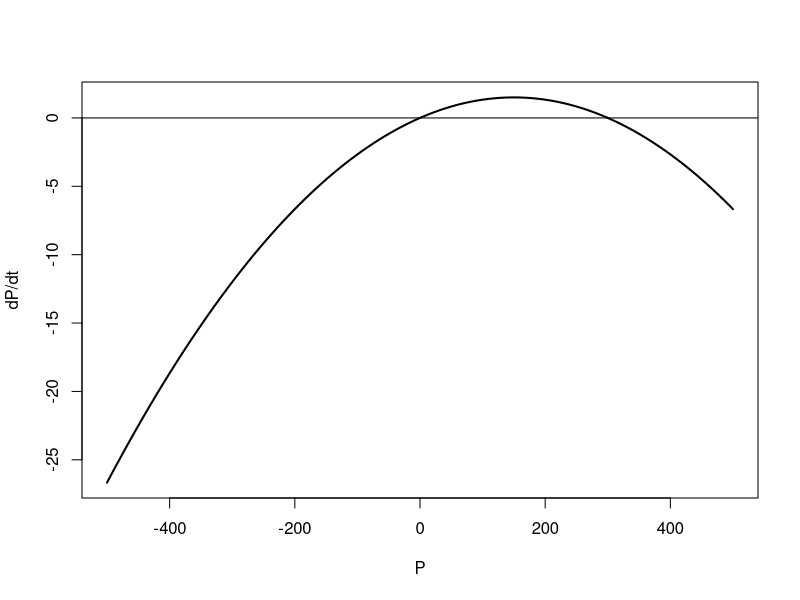
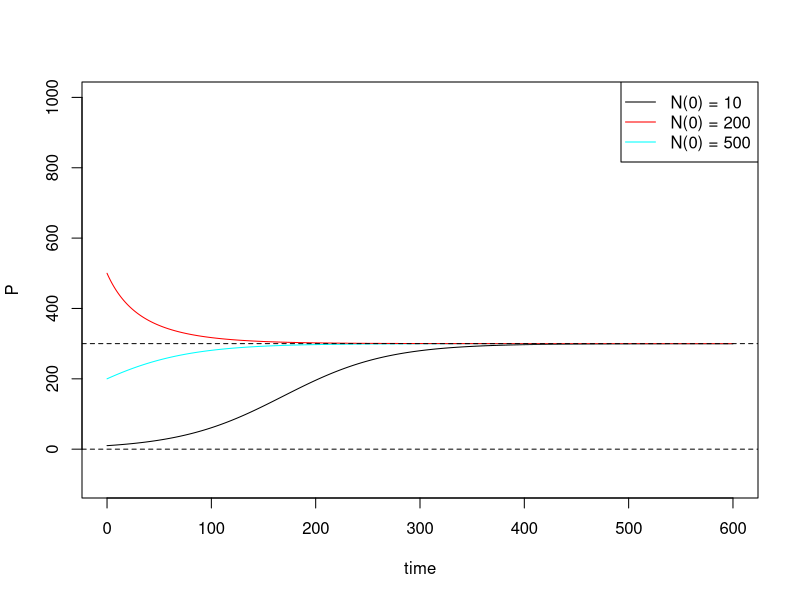
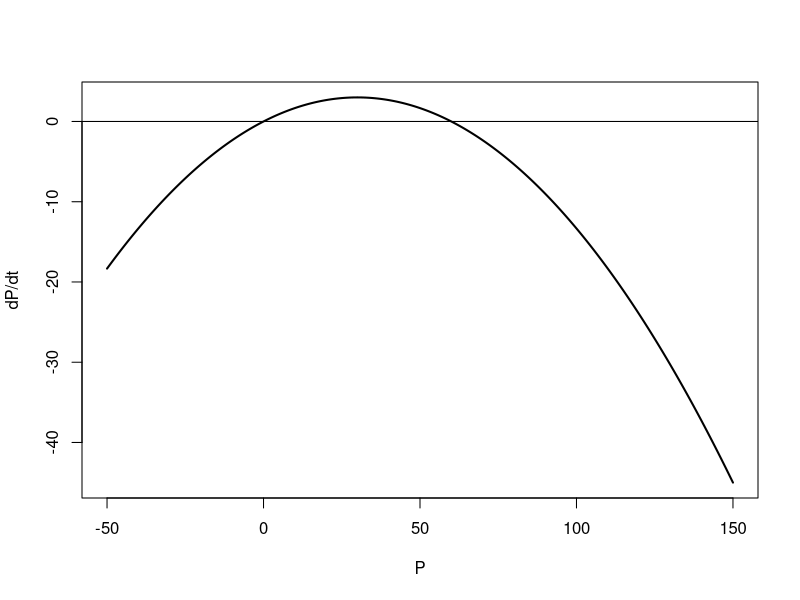
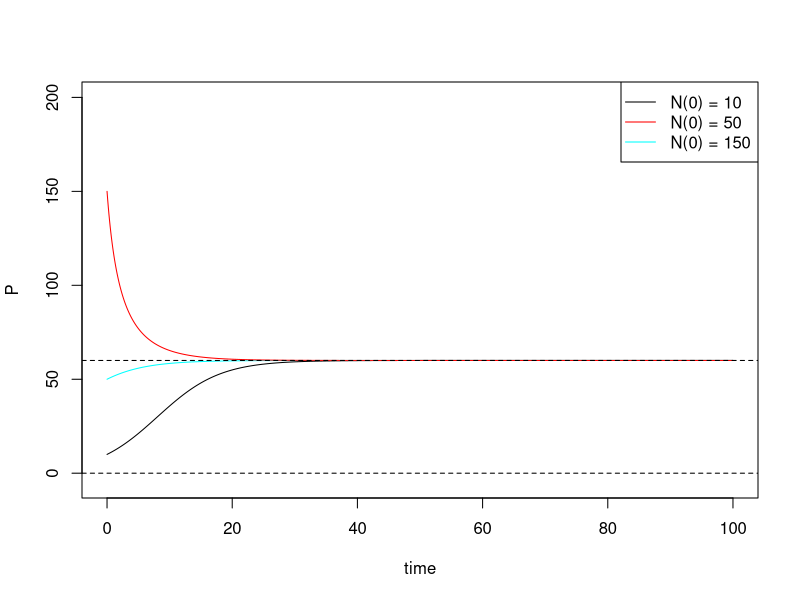
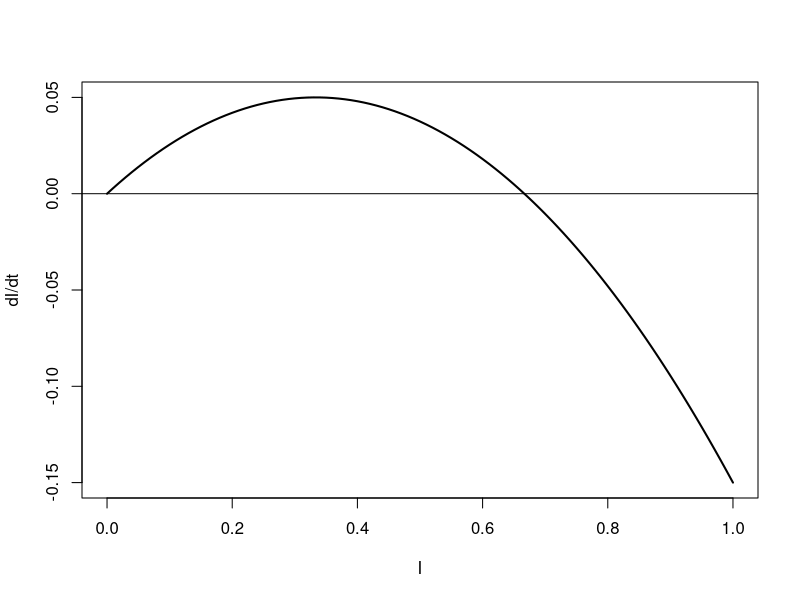
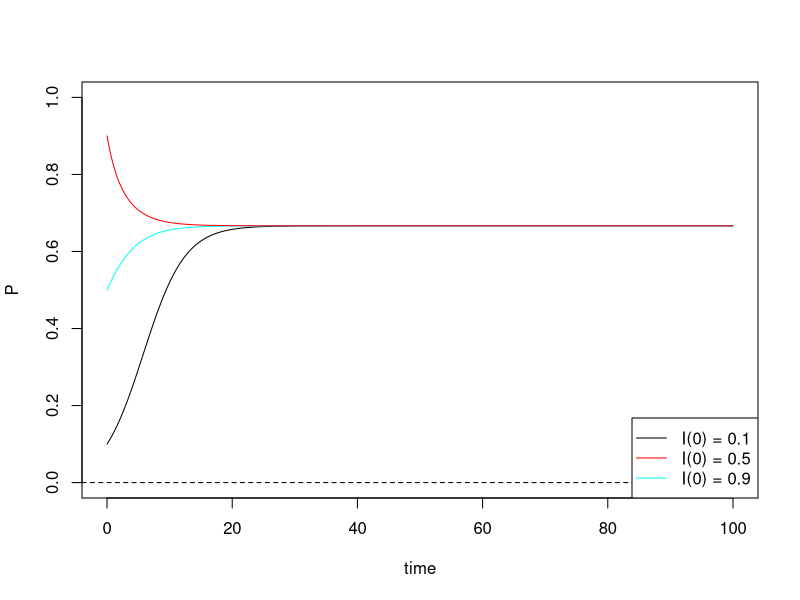
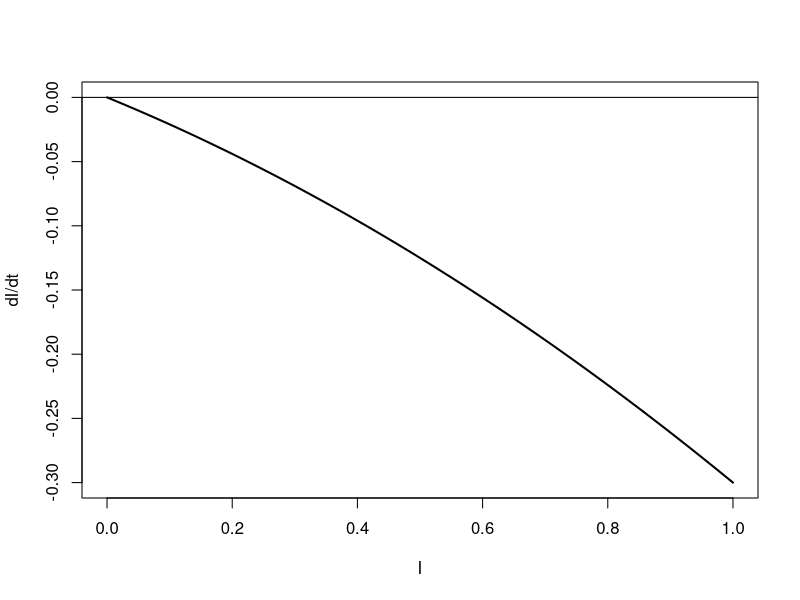
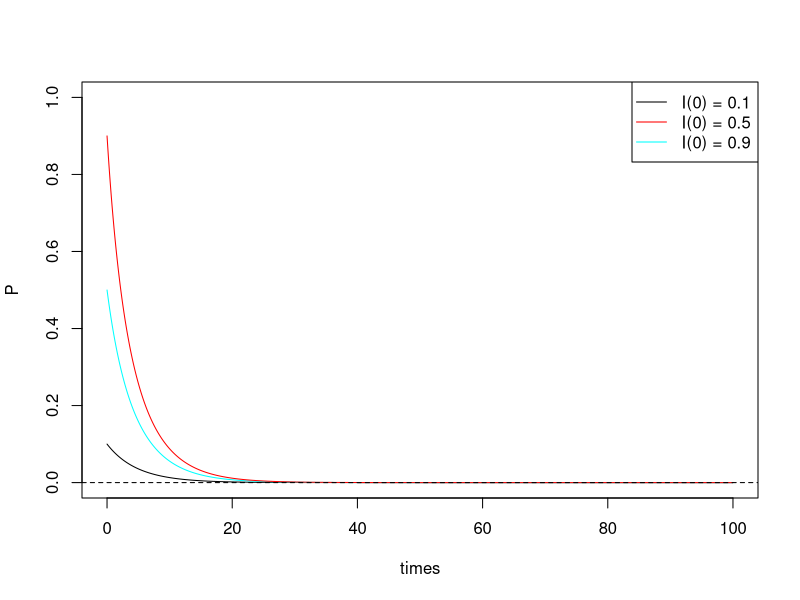

Write R code to recreate these figures, in order.
## ---- chunk 1
library(deSolve)
## ---- chunk 2
pop_funk <- function(t, P, parms){
  r <- parms[1]
  K <- parms[2]
  dPdt <- (r*P)*(1-P/K)
  list(dPdt)
}
r <- 0.02
K <- 300
parms <- c(r, K)
P <- seq(-500, 500, 0.5)
time <- seq(0,10,0.1)
dPdt <- pop_funk(time, P, parms)
plot(P, dPdt[[1]], type = "l", lwd = 2, xlab = "P", ylab = "dP/dt")
abline(0,0)
## ---- chunk 3
times <- seq(0, 600, 0.1)
init <- c(P = 10)
output <- as.data.frame(ode( func = pop_funk, y = init, times = times, parms = parms))
plot(P ~ time, data = output, t = "l", ylim = c(-95, 1000))
init <- c(P = 200)
output <- as.data.frame(ode( func = pop_funk, y = init, times = times, parms = parms))
lines(P ~ time, data = output, ylim = c(-5, 1000), col = "cyan")
init <- c(P = 500)
output <- as.data.frame(ode( func = pop_funk, y = init, times = times, parms = parms))
lines(P ~ time, data = output, col = "red")
abline(300, 0, lty = 2)
abline(0, 0, lty = 2)

legend("topright", col = c("black", "red", "cyan"), legend = c("N(0) = 10", "N(0) = 200", "N(0) = 500" ), lty = 1, pch = NA)
## ---- chunk 4
pop_funk <- function(t, P, parms){
  r <- parms[1]
  K <- parms[2]
  dPdt <- (r*P)*(1-P/K)
  list(dPdt)
}
r <- 0.2
K <- 60
parms <- c(r, K)
P <- seq(-50, 150, 0.5)
time <- seq(0,10,0.1)
dPdt <- pop_funk(time, P, parms)
plot(P, dPdt[[1]], type = "l", lwd = 2, xlab = "P", ylab = "dP/dt")
abline(0,0)
## ---- chunk 5
times <- seq(0, 100, 0.1)
init <- c(P = 10)
output <- as.data.frame(ode( func = pop_funk, y = init, times = times, parms = parms))
plot(P ~ time, data = output, t = "l", ylim = c(-5, 200))
init <- c(P = 50)
output <- as.data.frame(ode( func = pop_funk, y = init, times = times, parms = parms))
lines(P ~ time, data = output, ylim = c(-5, 1000), col = "cyan")
init <- c(P = 150)
output <- as.data.frame(ode( func = pop_funk, y = init, times = times, parms = parms))
lines(P ~ time, data = output, col = "red")
abline(60, 0, lty = 2)
abline(0, 0, lty = 2)

legend("topright", col = c("black", "red", "cyan"), legend = c("N(0) = 10", "N(0) = 50", "N(0) = 150" ), lty = 1, pch = NA)
## ---- chunk 6
pop_funk_2 <- function(t, I, parms){
  b <- parms[1]
  g <- parms[2]
  c <- parms[3]
  dIdt <- (b*I)*(C-I)-(g*I)
  list(dIdt)
}
b <- 0.45
g <- 0.15
C <- 1
parms <- c(b, g, C)
I <- seq(0, 1, 0.01)
time <- seq(0,10,0.1)
dIdt <- pop_funk_2(time, I, parms)
plot(I, dIdt[[1]], type = "l", lwd = 2, xlab = "I", ylab = "dI/dt")
abline(0,0)
## ---- chunk 7
times <- seq(0, 100, 0.1)
init <- c(P = 0.1)
output <- as.data.frame(ode( func = pop_funk_2, y = init, times = times, parms = parms))
plot(P ~ time, data = output, t = "l", ylim = c(0, 1))
init <- c(P = 0.5)
output <- as.data.frame(ode( func = pop_funk_2, y = init, times = times, parms = parms))
lines(P ~ time, data = output, ylim = c(0, 1), col = "cyan")
init <- c(P = 0.9)
output <- as.data.frame(ode( func = pop_funk_2, y = init, times = times, parms = parms))
lines(P ~ time, data = output, col = "red")
abline(0, 0, lty = 2)

legend("bottomright", col = c("black", "red", "cyan"), legend = c("I(0) = 0.1", "I(0) = 0.5", "I(0) = 0.9"), lty = 1, pch = NA)
## ---- chunk 8
pop_funk_2 <- function(t, I, parms){
  b <- parms[1]
  g <- parms[2]
  dIdt <- (b*I)*(1-I)-(g*I)
  list(dIdt)
}
b <- 0.1
g <- 0.3
parms <- c(b, g, C)
I <- seq(0, 1, 0.01)
time <- seq(0,10,0.1)
dIdt <- pop_funk_2(time, I, parms)
plot(I, dIdt[[1]], type = "l", lwd = 2, xlab = "I", ylab = "dI/dt")
abline(0,0)
## ---- chunk 9
times <- seq(0, 100, 0.1)
init <- c(P = 0.1)
output <- as.data.frame(ode( func = pop_funk_2, y = init, times = times, parms = parms))
plot(P ~ times, data = output, t = "l", ylim = c(0, 1))
init <- c(P = 0.5)
output <- as.data.frame(ode( func = pop_funk_2, y = init, times = times, parms = parms))
lines(P ~ times, data = output, ylim = c(0, 1), col = "cyan")
init <- c(P = 0.9)
output <- as.data.frame(ode( func = pop_funk_2, y = init, times = times, parms = parms))
lines(P ~ times, data = output, col = "red")
abline(0, 0, lty = 2)

legend("topright", col = c("black", "red", "cyan"), legend = c("I(0) = 0.1", "I(0) = 0.5", "I(0) = 0.9"), lty = 1, pch = NA)
## ---- chunk 10
b <- 0.1
g <- 0.3
parms <- c(b, g)
times <- seq(0, 200, 0.1)
init <- c(P = 0.9)
output <- as.data.frame(ode(func = pop_funk_2, y = init, times = times, parms = parms))
plot(P ~ times, data = output, t = "l", ylim = c(0, 1), col = "red")


b <- 0.1
g <- 0.2
parms <- c(b, g)

init <- c(P = 0.9)
output <- as.data.frame(ode(func = pop_funk_2, y = init, times = times, parms = parms))
lines(P ~ times, data = output, col = "cyan")


b <- 0.1
g <- 0.1
parms <- c(b, g)
times <- seq(0, 10, 0.1)
init <- c(P = 0.9)
output <- as.data.frame(ode(func = pop_funk_2, y = init, times = times, parms = parms))
lines(P ~ times, data = output, col = "green")


b <- 0.1
g <- 0.05
parms <- c(b, g)
times <- seq(0, 10, 0.1)
init <- c(P = 0.9)
output <- as.data.frame(ode(func = pop_funk_2, y = init, times = times, parms = parms))
lines(P ~ times, data = output, col = "magenta")

legend("topright", legend = c("g = 0.3", "g = 0.2", "g = 0.1", "g = 0.05"), col = c("red", "blue","green", "magenta"), lty=1, pch = NA)
## ---- chunk 11
b <- 0.1
g <- 0.3
parms <- c(b, g)
times <- seq(0, 200, 0.1)
init <- c(P = 0.9)
output <- as.data.frame(ode(func = pop_funk_2, y = init, times = times, parms = parms))
plot(P ~ times, data = output, t = "l", ylim = c(0, 1), col = "red")


b <- 0.2
g <- 0.3
parms <- c(b, g)

init <- c(P = 0.9)
output <- as.data.frame(ode(func = pop_funk_2, y = init, times = times, parms = parms))
lines(P ~ times, data = output, col = "cyan")


b <- 0.4
g <- 0.3
parms <- c(b, g)
times <- seq(0, 200, 0.1)
init <- c(P = 0.9)
output <- as.data.frame(ode(func = pop_funk_2, y = init, times = times, parms = parms))
lines(P ~ times, data = output, col = "green")


b <- 2
g <- 0.3
parms <- c(b, g)
times <- seq(0, 200, 0.1)
init <- c(P = 0.9)
output <- as.data.frame(ode(func = pop_funk_2, y = init, times = times, parms = parms))
lines(P ~ time, data = output, col = "magenta")

legend("topright", legend = c("b = 0.1", "b = 0.2", "b = 0.4", "b = 2"), col = c("red", "blue","green", "magenta"), lty=1, pch = NA)
